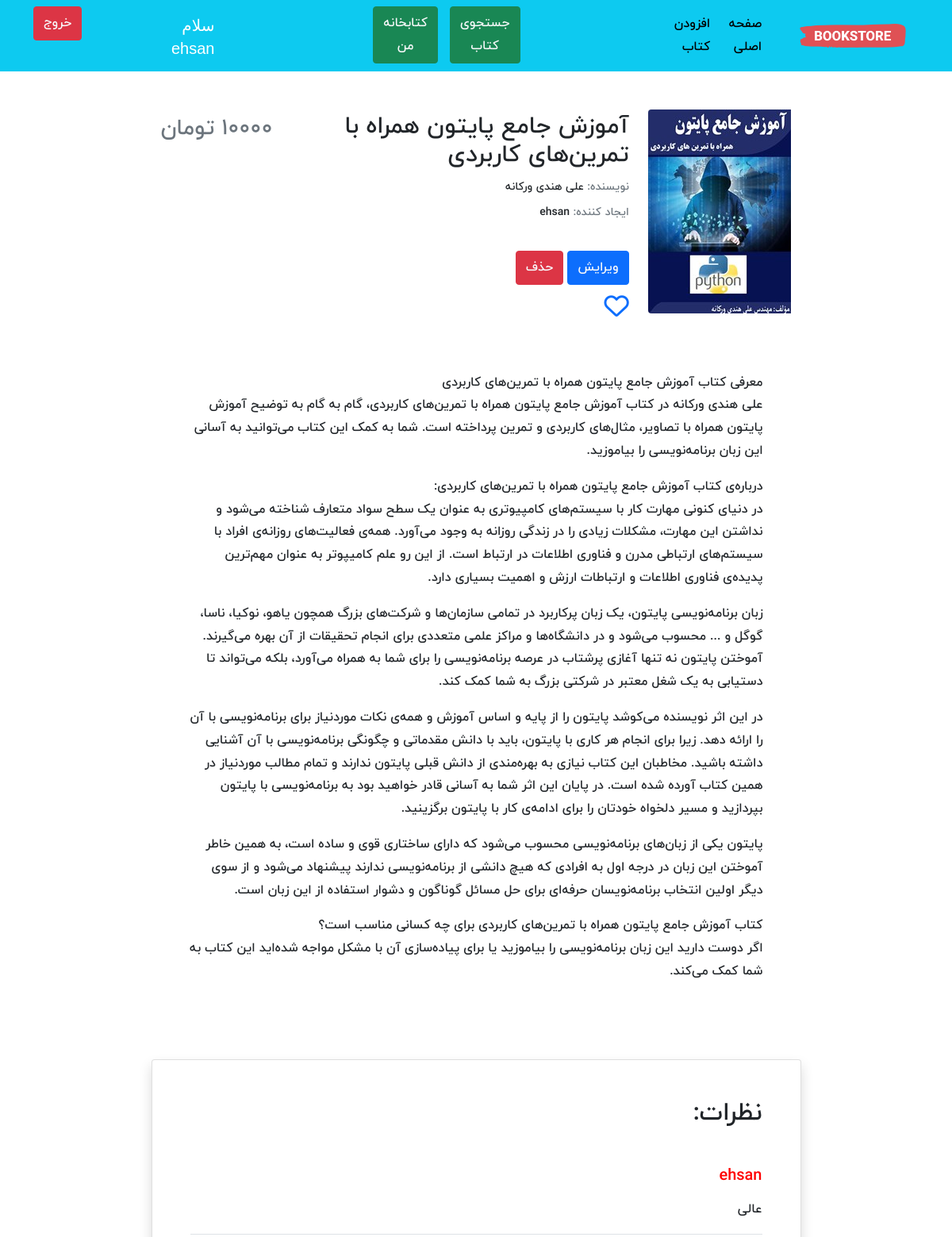
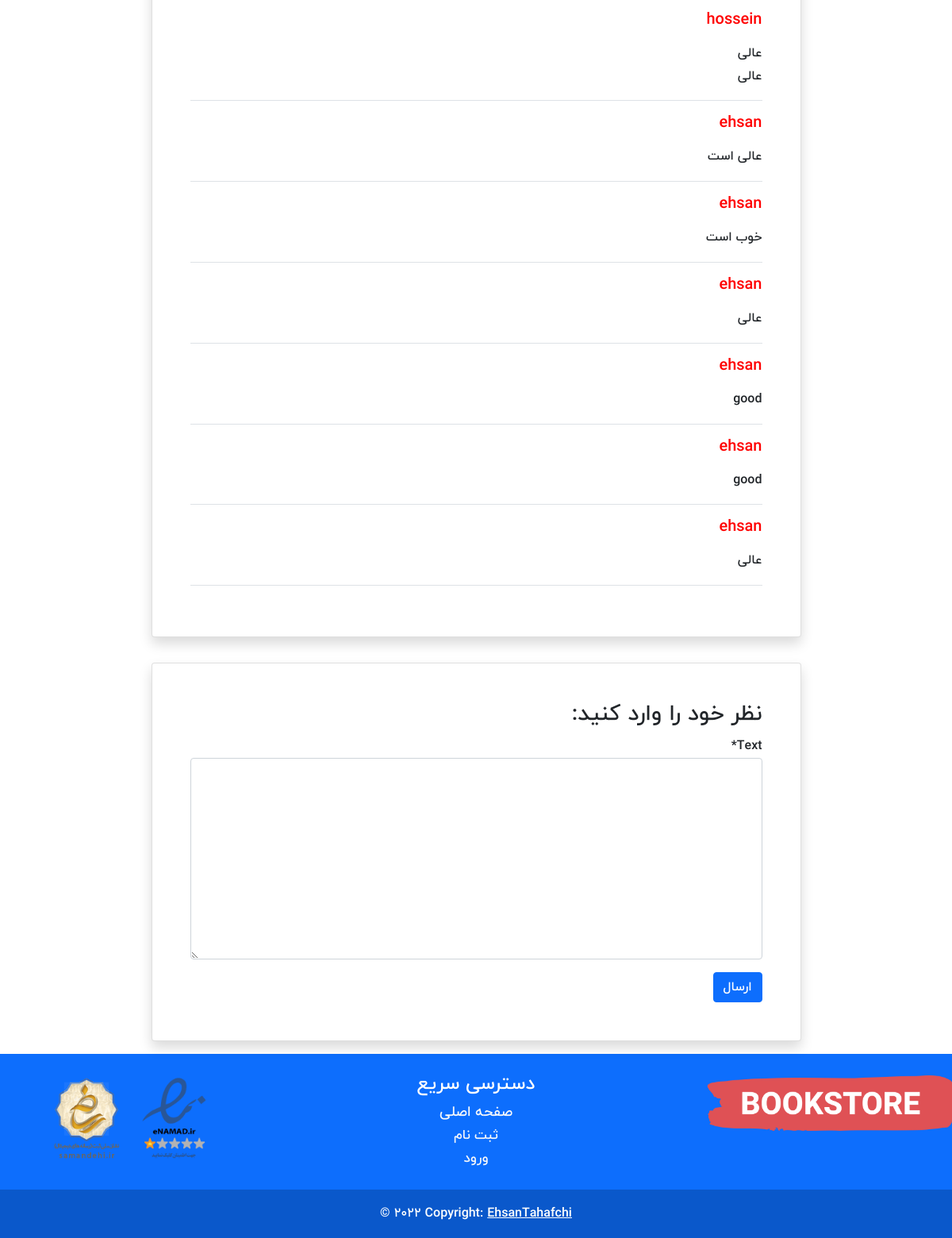
/books/1/ (signed in), run on the app's committed database (2 pictures, top to bottom).
### accounts/models.py (models this page shows)
class CustomUser(AbstractUser):
    age = models.PositiveIntegerField(null=True, blank=True)

### books/models.py (models this page shows, shortened)
class Book(models.Model):
    user = models.ForeignKey(get_user_model(), on_delete=models.CASCADE)
    title = models.CharField(max_length=200)
    author = models.CharField(max_length=200)
    description = models.TextField()
    price = models.PositiveIntegerField(null=True, blank=True)
    cover = models.ImageField(upload_to='covers/', blank=True)
    favourite = models.ManyToManyField(get_user_model(), related_name='favourite', blank=True)

class Comment(models.Model):
    user = models.ForeignKey(get_user_model(), on_delete=models.CASCADE)
    book = models.ForeignKey(Book, on_delete=models.CASCADE, related_name='comments')
    text = models.TextField()
    datetime_created = models.DateTimeField(auto_now_add=True)
    is_active = models.BooleanField(default=True)
    recommend = models.BooleanField(default=True)

### books/views.py (the view)
# urls.py: path('<int:pk>/', book_detail_view, name='BookDetailView'),
@login_required
def book_detail_view(request, pk):
    book = get_object_or_404(Book, pk=pk)
    is_favourite = False
    comment = book.comments.all()
    if book.favourite.filter(pk=request.user.id).exists():
        is_favourite = True
    if request.method == "POST":
        comment_form = CommentForm(request.POST)
        if comment_form.is_valid():
            new_comment = comment_form.save(commit=False)
            new_comment.book = book
            new_comment.user = request.user
            new_comment.save()
            comment_form = CommentForm()
    else:
        comment_form = CommentForm()
    return render(request, 'books/book_detail.html',
                  {'book': book, 'comment': comment, 'comment_form': comment_form, 'is_favourite': is_favourite})

### books/forms.py
class CommentForm(forms.ModelForm):
    class Meta:
        model = Comment
        fields = ('text',)

### books/templates/books/book_detail.html (shortened to what this page needs)
{% extends '_base.html' %}
{% load crispy_forms_tags %}
{% block content %}
    <div class="container mt-5" dir="rtl">
        <div class="">
            <div class="">
                <div class="d-flex justify-content-center">
                    <div class="row w-sm-75 w-100">
                        <div class="col-xs-12 col-md-3 d-flex justify-content-center">
                            <div>
                                {% if book.cover %}
                                    <img src="{{ book.cover.url }}" class="img-fluid rounded-start" alt="...">
                                {% endif %}
                            </div>
                        </div>
                        <div class="col-xs-12 col-md-6 text-center text-md-end mt-md-1 mt-4">
                            <h1 style="font-size: 30px">{{ book.title }}</h1>
                            <h5 class="small my-1"><span class="text-muted">نویسنده: </span>{{ book.author }}</h5>
                            <h5 class="small my-1"><span class="text-muted">ایجاد کننده: </span>{{ book.user.username }}</h5>
                            <br>
                            {% if book.user == user %}
                                <button type="button" class="btn btn-primary"><a class="link-light text-decoration-none" href="{% url 'BookUpdateView' book.id %}">ویرایش</a></button>
                                <button type="button" class="btn btn-danger"><a class="link-light text-decoration-none"href="{% url 'BookDeleteView' book.id %}">حذف</a></button>
                                <div id="favourite-section" class="mt-3" style="font-size: 25px">
                                    {% if is_favourite %}
                                        <a href="{% url 'favourite_book' book.id %}">
                                            <i class="fas fa-heart fa-lg"></i>
                                        </a>
                                    {% else %}
                                        <a href="{% url 'favourite_book' book.id %}">
                                            <i class="far fa-heart fa-lg"></i>
                                        </a>
                                    {% endif %}
                                </div>
                            {% endif %}
                        </div>
                        <div class="col-xs-12 col-md-3 d-flex flex-column">
                            <h3 class="align-self-center pt-2 text-muted align-self-md-end">
                                {{ book.price }} تومان
                            </h3>
                        </div>
                    </div>
                </div>
                <div class="d-flex justify-content-center">
                    <div class="my-3 p-5 w-sm-75 w-100">
                        {{ book.description | linebreaks }}
                    </div>
                </div>
                <div class="d-flex justify-content-center">
                    <div class="card shadow my-3 p-5 w-sm-75 w-100">
                        <h2 class="mb-5">نظرات:</h2>
                        {% for comment in comment %}
                            {% if comment.is_active %}
                                <div class="border-bottom mb-3">
                                    <h5 style="color: red" class="mb-3">{{ comment.user.username }}</h5>
                                    <p>{{ comment.text|linebreaks }}</p>
                                </div>
                            {% endif %}
                        {% endfor %}
                    </div>
                </div>
                <div class="d-flex justify-content-center">
                    <div class="card shadow my-3 p-5 w-sm-75 w-100">
                        <h3>نظر خود را وارد کنید:</h3>
                        <form method="POST">
                            {{ comment_form|crispy }}
                            <button type="submit" class="btn btn-primary mt-3">ارسال</button>
                        </form>
                    </div>
                </div>
            </div>
        </div>
    </div>
{% endblock content %}

### templates/_base.html (shortened to what this page needs)
{% load static %}
<!DOCTYPE HTML PUBLIC "-//W3C//DTD HTML 4.01//EN" "http://www.w3.org/TR/html4/strict.dtd">
<html lang="en">
<head>
    <link href="https://cdn.jsdelivr.net/npm/bootstrap@5.1.3/dist/css/bootstrap.min.css" rel="stylesheet"
>
    <link rel="stylesheet" href="{% static 'css/style.css' %}">
    <link rel="stylesheet" href="https://cdnjs.cloudflare.com/ajax/libs/font-awesome/5.15.4/css/all.css">
    <link rel="stylesheet" href="https://cdnjs.cloudflare.com/ajax/libs/font-awesome/6.2.0/css/all.min.css">
</head>
<body>
<nav class="navbar navbar-expand-lg navbar-dark bg-info" dir="rtl">
    <div class="container">
        <a class="navbar-brand"><img src="{% static 'icons/logo.png' %}" alt="" height="30" class="d-inline-block align-text-top"></a>
        <div class="collapse navbar-collapse" id="navbarNav">
            <ul class="navbar-nav">
                <li class="nav-item active">
                    <div class="cls-font">
                        <a style="color: black" class="nav-link" href="{% url 'BookListView' %}">صفحه اصلی <span class="sr-only">(current)</span></a>
                    </div>
                </li>
                <li class="nav-item">
                    <div class="cls-font">
                        <a style="color: black" class="nav-link" href="{% url 'BookCreateView' %}">افزودن کتاب</a>
                    </div>
                </li>
                <li class="nav-item" style="margin-right: 180px">
                    <button type="button" class="btn btn-success"><a class="link-light text-decoration-none" href="{% url 'book_search' %}">جستجوی کتاب</a></button>
                </li>
                {% if user.is_authenticated %}
                    <li class="nav-item" style="margin-right: 15px">
                        <button type="button" class="btn btn-success"><a class="link-light text-decoration-none" href="{% url 'book_favourite_list' %}">کتابخانه من</a></button>
                    </li>
                    <li class="nav-item" style="margin-right: 200px">
                    <div class="font">سلام {{ user.username }}</div>
                    </li>
                    <li class="nav-item" style="margin-right: 100px">
                        <button type="button" class="btn btn-danger"><a class="link-light text-decoration-none" href="{% url 'logout' %}">خروج</a></button>
                    </li>
                {% endif %}
            </ul>
        </div>
    </div>
</nav>
<div class="container">
    {% block content %}
    {% endblock content %}
</div>
<footer class="bg-primary text-white text-center text-lg-start">
    <div class="container p-4">
        <div class="row">
            <div class="col-lg-3 col-md-12 mb-4 mb-md-0">
                <img src="{% static 'icons/log.png' %}" alt="" height="110" class="d-inline-block align-text-top">
                <img src="{% static 'icons/lo.png' %}" alt="" height="110" class="d-inline-block align-text-top">
            </div>
            <div class="col-lg-6 col-md-6 mb-4 mb-md-0" style="text-align: center">
                <h4 class="text-uppercase">دسترسی سریع</h4>
                <ul class="list-unstyled mb-0">
                    <li>
                        <a style="font-size: 18px" class="link-light text-decoration-none"
                           href="{% url 'BookListView' %}"> صفحه اصلی </a>
                    </li>
                    <li>
                        <a style="font-size: 17px" class="link-light text-decoration-none"
                           href="{% url 'SignUpView' %}">ثبت نام</a>
                    </li>
                    <li>
                        <a style="font-size: 17px" class="link-light text-decoration-none"
                           href="{% url 'login' %}">ورود</a>
                    </li>
                </ul>
            </div>
            <div class="col-lg-3 col-md-6 mb-4 mb-md-0">
                <img src="{% static 'icons/logo.png' %}" alt="" height="70" class="d-inline-block align-text-top">
            </div>
        </div>
    </div>
    <div class="text-center p-3" style="background-color: rgba(0, 0, 0, 0.2);">
        © 2022 Copyright:
        <a class="text-white" href="{% url 'BookListView' %}">EhsanTahafchi</a>
    </div>
</footer>
</body>
</html>

### static/css/style.css (style rules this page uses)
* { font-family: 'iranyekanwebmediumfanum', sans-serif; line-height: 1.8rem; }
@media (min-width: 576px) { .w-sm-75 { width: 75%!important; } }
.font { font-family: Arial; color: white; font-size: 20px; margin-top: 10px; }
.cls-font { font-size: 16px; }

### data on the page
CustomUser: username "ehsan"
Book: cover (picture), title "آموزش جامع پایتون همراه با تمرین‌های کاربردی", author "علی هندی ورکانه", user.username "ehsan", description "معرفی کتاب آموزش جامع پایتون همراه با تمرین‌های کاربردی علی هندی ورکانه در کتاب آموزش جامع پایتون همراه با تمرین‌های کاربردی، گام به گام به توضیح آموزش پایتون همراه با تصاویر، مثال‌های کاربردی و تمرین پرداخته است. شما به کمک این کتاب می‌توانید به آسانی این زبان برنامه‌نویسی را بیاموزید. درباره‌ی کتاب آموزش جامع پایتون همراه با تمرین‌های کاربردی: در دنیای کنونی مهارت کار با سیستم‌های کامپیوتری به عنوان یک سطح سواد متعارف شناخته می‌شود و نداشتن این مهارت، مشکلات زیادی را در زندگی روزانه به وجود می‌آورد. همه‌ی فعالیت‌های روزانه‌ی افراد با سیستم‌های ارتباطی مدرن و فناوری اطلاعات در ارتباط است. از این رو علم کامیپوتر به عنوان مهم‌ترین پدیده‌ی فناوری اطلاعات و ارتباطات ارزش و اهمیت بسیاری دارد.…"
Comment: user.username "ehsan", text "عالی"
Comment: user.username "hossein", text "عالی عالی"
Comment: user.username "ehsan", text "عالی است"
Comment: user.username "ehsan", text "خوب است"
Comment: user.username "ehsan", text "عالی"
Comment: user.username "ehsan", text "good"
Comment: user.username "ehsan", text "good"
Comment: user.username "ehsan", text "عالی"
